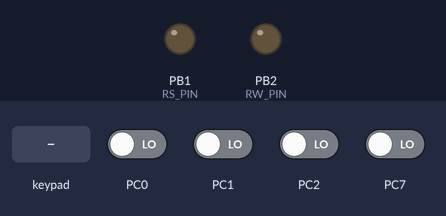
Bench run of a program on a simulated ATmega32, built with avr-gcc and emulated at 16 MHz. Shown: output pins drawn as LEDs (lit = HIGH). Wiring (inferred from the names in the program): 4×4 keypad with keys 1 2 3 A 4 5 6 B 7 8 9 C * 0 # D: rows PC3, PC4, PC5, PC6; columns PB4, PB5, PB6, PB7. The test bench sets the inputs (shaded band); at power-on: PC0–2, PC7 LOW. Pins used as bus, display or sensor lines are not drawn.

Above: at 1.2 s.
1.3 s: key '1' pressed
At 2.5 s:
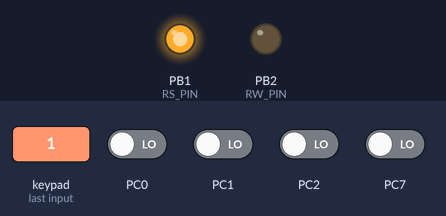
Timing chart, 0 to 4.3 s (numbered marks = the images above; inputs shaded):
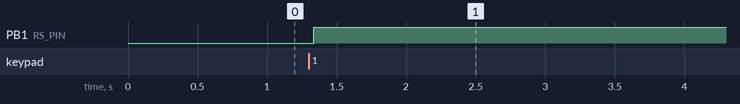

The program:

main.c
```c
						 /*
 * COUNTER_APP.h
 *
 * Created: 9/30/2023 11:23:53 AM
 *  Author: En.EslamEid
 */


/*
* main.c
*
* Created: 9/29/2023 2:16:12 PM
*  Author: En.EslamEid
*/

#include "KP_int.h"
#include "LCD_int.h"


int main(void)
{
KP_init();
LCD_init();

	while(1)
	{

		u8 key = KP_GetKey();

		if (key != NO_KEY)
		{
			LCD_Write_CHAR(key);
			_delay_ms(200);
			key=NO_KEY;
			//LCD_Write_CMD(CMD_Shift_Entire_Display_Right);
		}

	}
}
```

KP_cfg.h
```c
/*
 * KP_cfg.h
 *
 * Created: 9/30/2023 1:18:46 PM
 *  Author: En.EslamEid
 */


#ifndef KP_CFG_H_
#define KP_CFG_H_

#define COL_PORT  DIO_PORTB
#define ROW_PORT  DIO_PORTC

#define COL_0_Pin  Pin4
#define COL_1_Pin  Pin5
#define COL_2_Pin  Pin6
#define COL_3_Pin  Pin7


#define ROW_0_Pin  Pin3
#define ROW_1_Pin  Pin4
#define ROW_2_Pin  Pin5
#define ROW_3_Pin  Pin6


#endif /* KP_CFG_H_ */
```

LCD_cfg.h
```c
/*
 * LCD_cfg.h
 *
 * Created: 10/6/2023 9:22:29 PM
 *  Author: En.EslamEid
 */


#ifndef LCD_CFG_H_
#define LCD_CFG_H_


  #define LCD_CMD_PORT   DIO_PORTB

 #define RS_PIN         Pin1
 #define RW_PIN         Pin2
 #define E_PIN          Pin3

 #define LCD_DATA_PORT  PORTA

 #define LCD_D4_Pin         Pin4
 #define LCD_D5_Pin         Pin5
 #define LCD_D6_Pin         Pin6
 #define LCD_D7_Pin         Pin7


#endif /* LCD_CFG_H_ */
```

KP_int.h
```c
/*
 * KP_int.h
 *
 * Created: 9/30/2023 1:17:14 PM
 *  Author: En.EslamEid
 */


#ifndef KP_INT_H_
#define KP_INT_H_

#include "DIO_int.h"
#include "KP_cfg.h"
#include "KP_prv.h"

#define F_CPU  16000000UL
#include <util/delay.h>

void KP_init();
u8 KP_GetKey(void);


#endif /* KP_INT_H_ */
```

KP_prog.c
```c
/*
* KP_prog.c
*
* Created: 9/30/2023 1:19:10 PM
*  Author: En.EslamEid
*/

#include "KP_int.h"

u8 COL_Pin_ARRAY[4]={COL_0_Pin,COL_1_Pin,COL_2_Pin,COL_3_Pin}	;
u8 ROW_Pin_ARRAY[4]={ROW_0_Pin,ROW_1_Pin,ROW_2_Pin,ROW_3_Pin}	;
u8	KP_Array[4][4]={ { '1','2','3','A' },
{'4','5','6','B' },
{'7','8','9','C' },
{'*','0','#','D' } };

void KP_init(){

	DIO_SetPinDir(COL_PORT,COL_0_Pin,OUTPUT);
	DIO_SetPinDir(COL_PORT,COL_1_Pin,OUTPUT);
	DIO_SetPinDir(COL_PORT,COL_2_Pin,OUTPUT);
	DIO_SetPinDir(COL_PORT,COL_3_Pin,OUTPUT);

	DIO_SetPinValue(COL_PORT,COL_0_Pin,HIGH);
	DIO_SetPinValue(COL_PORT,COL_1_Pin,HIGH);
	DIO_SetPinValue(COL_PORT,COL_2_Pin,HIGH);
	DIO_SetPinValue(COL_PORT,COL_3_Pin,HIGH);


	DIO_SetInputPullUp(ROW_PORT,ROW_0_Pin);
	DIO_SetInputPullUp(ROW_PORT,ROW_1_Pin);
	DIO_SetInputPullUp(ROW_PORT,ROW_2_Pin);
	DIO_SetInputPullUp(ROW_PORT,ROW_3_Pin);


}
u8 KP_GetKey(void){

	u8 key=NO_KEY;
	for (u8 col=0;col<4;col++)
	{
		DIO_SetPinValue(COL_PORT,COL_Pin_ARRAY[col],LOW);
		for (u8 row=0;row<4;row++)
		{
			if (LOW == DIO_GetPinValue(ROW_PORT,ROW_Pin_ARRAY[row]) )
			{
				_delay_ms(35);
				if (LOW == DIO_GetPinValue(ROW_PORT,ROW_Pin_ARRAY[row]) )
				{
					key=KP_Array[row][col] ;
					continue;
				}
			}
		}


		DIO_SetPinValue(COL_PORT,COL_Pin_ARRAY[col],HIGH);
		if(key != NO_KEY) continue;

	}

	return key;

}
```

KP_prv.h
```c
/*
 * KP_prv.h
 *
 * Created: 9/30/2023 1:17:27 PM
 *  Author: En.EslamEid
 */


#ifndef KP_PRV_H_
#define KP_PRV_H_


#define NO_KEY  '$'


#endif /* KP_PRV_H_ */
```

LCD_int.h
```c
/*
 * LCD_int.h
 *
 * Created: 10/6/2023 9:21:31 PM
 *  Author: En.EslamEid
 */


#ifndef LCD_INT_H_
#define LCD_INT_H_


#include "DIO_int.h"
#include "LCD_cfg.h"
#include "LCD_prv.h"
#define F_CPU 16000000
#include "util/delay.h"


void LCD_init();
void LCD_Write_CMD(u8 CMD);
void LCD_Write_CHAR(u8 CHAR);
void LCD_WriteString(const u8 * str);

void LCD_WriteNUM(s64 NUM);
void LCD_WriteFLOAT(f64 num,u8 Percision);
void LCD_Clear(void);


#endif /* LCD_INT_H_ */
```

LCD_prog.c
```c
/*
 * LCD_prog.c
 *
 * Created: 10/6/2023 9:24:27 PM
 *  Author: En.EslamEid
 */


#include "LCD_int.h"

void LCD_init(){
	DIO_SetPinDir(LCD_CMD_PORT,RS_PIN,OUTPUT);
	DIO_SetPinDir(LCD_CMD_PORT,RW_PIN,OUTPUT);
	DIO_SetPinDir(LCD_CMD_PORT,E_PIN,OUTPUT);
	DIO_SetPinDir(LCD_DATA_PORT,LCD_D4_Pin,OUTPUT);
	DIO_SetPinDir(LCD_DATA_PORT,LCD_D5_Pin,OUTPUT);
	DIO_SetPinDir(LCD_DATA_PORT,LCD_D6_Pin,OUTPUT);
	DIO_SetPinDir(LCD_DATA_PORT,LCD_D7_Pin,OUTPUT);
	LCD_Write_CMD(0x33);
	_delay_ms(1);
	LCD_Write_CMD(0x32);
	_delay_ms(1);
	LCD_Write_CMD(CMD_LCD_4Bit_Mode_2_Line_5X8);
	_delay_ms(1);
	LCD_Write_CMD(CMD_Display_ON_Cursor_Blink_OFF);
	_delay_ms(1);
	LCD_Write_CMD(CMD_Clear_Display);
	_delay_ms(2);
	LCD_Write_CMD(CMD_Shift_Display_Left_Per_Read_Write);
	_delay_ms(1);
	LCD_Write_CMD(CMD_Return_Home);
	_delay_ms(2);


}

void LCD_Write_CMD(u8 CMD){

	DIO_SetPinValue(LCD_CMD_PORT,RS_PIN,LOW);

	DIO_SetPinValue(LCD_CMD_PORT,RW_PIN,LOW);


	DIO_SetPinValue(LCD_CMD_PORT,E_PIN,LOW);
	_delay_ms(1);
	DIO_SetPinValue(LCD_CMD_PORT,E_PIN,HIGH);

	LCD_DATA_PORT= (CMD & 0xF0) | (LCD_DATA_PORT & 0x0F) ;

	DIO_SetPinValue(LCD_CMD_PORT,E_PIN,LOW);
	_delay_ms(1);
	DIO_SetPinValue(LCD_CMD_PORT,E_PIN,HIGH);

	LCD_DATA_PORT= (CMD << 4) | (LCD_DATA_PORT & 0x0F) ;

	DIO_SetPinValue(LCD_CMD_PORT,E_PIN,LOW);
	_delay_ms(1);


}

 void LCD_Write_1D_num(u8 num){


	if (num <=9 && num >=0)
	{
			 LCD_Write_CHAR(num+'0');

	}

 }

void LCD_Write_CHAR(u8 Data){

	DIO_SetPinValue(LCD_CMD_PORT,RS_PIN,HIGH);

	DIO_SetPinValue(LCD_CMD_PORT,RW_PIN,LOW);


	DIO_SetPinValue(LCD_CMD_PORT,E_PIN,LOW);
	_delay_ms(1);
	DIO_SetPinValue(LCD_CMD_PORT,E_PIN,HIGH);

	LCD_DATA_PORT= (Data & 0xF0) | (LCD_DATA_PORT & 0x0F) ;

	DIO_SetPinValue(LCD_CMD_PORT,E_PIN,LOW);

	_delay_ms(1);

	DIO_SetPinValue(LCD_CMD_PORT,E_PIN,HIGH);

	LCD_DATA_PORT= (Data << 4) | (LCD_DATA_PORT & 0x0F) ;

	DIO_SetPinValue(LCD_CMD_PORT,E_PIN,LOW);
	_delay_ms(1);


}
```

LCD_prv.h
```c
/*
 * LCD_prv.h
 *
 * Created: 10/6/2023 9:22:00 PM
 *  Author: En.EslamEid
 */


#ifndef LCD_PRV_H_
#define LCD_PRV_H_


#define CMD_Clear_Display						             0x01
#define CMD_Return_Home				            			 0x02

#define CMD_Shift_Cursor_Left_Per_Read_Write				 0x04
#define CMD_Shift_Cursor_Right_Per_Read_Write				 0x06
#define CMD_Shift_Display_Right_Per_Read_Write               0x05
#define CMD_Shift_Display_Left_Per_Read_Write                0x07

#define CMD_Display_Cursor_Blink_ALL_OFF				     0x08
#define CMD_Display_Cursor_OFF_Blink_ON						 0x09
#define CMD_Display_OFF_Cursor_ON_Blink_OFF                  0x0A
#define CMD_Display_OFF_Cursor_Blink_ON                      0x0B
#define CMD_Display_ON_Cursor_Blink_OFF					     0x0C
#define CMD_Display_ON_Cursor_OFF_Blink_ON                   0x0D
#define CMD_Display_Cursor_ON_Blink_OFF                      0x0E
#define CMD_Display_Cursor_Blink_ALL_ON                      0X0F


#define CMD_Shift_Cursor_Position_Left           0x10
#define CMD_Shift_Cursor_Position_Right          0x14
#define CMD_Shift_Entire_Display_Left            0x18
#define CMD_Shift_Entire_Display_Right           0x1C


#define CMD_LCD_4Bit_Mode_1_Line_5X8			 0X20
#define CMD_LCD_4Bit_Mode_2_Line_5X8			 0X28

#define CMD_LCD_8Bit_Mode_1Line_5X8              0X30
#define CMD_LCD_8Bit_Mode_2Line_5X8              0X38

 //***************************************
#define LCD_Line1_1stAddress                     0x80
#define LCD_Line2_1stAddress                     0xC0 //0X80+0X40=0XC0

#define CGRAM_CMD_OFFSET                         0X40
#define DDRAM_CMD_OFFSET                         0X80


#endif /* LCD_PRV_H_ */
```

BIT_MATH.h
```c
/*
* BIT_MATH.h
*
* Created: 9/10/2022 7:20:04 PM
*  Author: En.EslamEid
*/


#ifndef BIT_MATH_H_
#define BIT_MATH_H_

#define  SET_BIT(REG,BIT_NUM)    ((REG)|=(1<<(BIT_NUM)))
#define  CLEAR_BIT(REG,BIT_NUM)  ((REG)&=(~(1<<(BIT_NUM))))
#define  GET_BIT(REG,BIT_NUM)    (((REG)>>(BIT_NUM))&1)
#define  TOG_BIT(REG,BN)         ((REG) ^= (1<<(BN)))

#define  IS_LOW(REG,BIT_NUM)     (!(((REG)>>(BIT_NUM))&1))
#define  IS_HIGH(REG,BIT_NUM)    (((REG)>>(BIT_NUM))&1)

#define  ROR(DATA,N)       ((DATA)=((DATA>>N)|((DATA)<<(8-(N)))))
#define  ROL(DATA,N)       ((DATA)=((DATA<<N)|((DATA)>>(8-(N)))))


#endif /* BIT_MATH_H_ */
```

DIO_int.h
```c
/*
 * DIO_interface.h
 *
 * Created: 9/16/2022 9:02:25 PM
 *  Author: En.EslamEid
 */


#ifndef DIO_INTERFACE_H_
#define DIO_INTERFACE_H_
#include "STD_TYPES.h"
#include "BIT_MATH.h"
#include "DIO_private.h"


typedef enum{DIO_PORTA,DIO_PORTB,DIO_PORTC,DIO_PORTD} PORT_TYPE ;

typedef enum{LOW,HIGH,INPUT,OUTPUT} MODE_TYPE;
typedef enum {Pin0,Pin1,Pin2,Pin3,Pin4,Pin5,Pin6,Pin7} PIN_TYPE;


void DIO_SetPinDir(PORT_TYPE,PIN_TYPE, MODE_TYPE );
void DIO_SetPinValue(PORT_TYPE,PIN_TYPE, MODE_TYPE );


u8  DIO_GetPinValue(PORT_TYPE,PIN_TYPE );

void DIO_SetInputPullUp(PORT_TYPE,PIN_TYPE);

void DIO_TogglePinValue(PORT_TYPE,PIN_TYPE );


#endif /* DIO_INTERFACE_H_ */
```

DIO_private.h
```c
/*
* DIO_private.h
*
* Created: 9/16/2022 9:08:08 PM
*  Author: En.EslamEid
*/


#ifndef DIO_PRIVATE_H_
#define DIO_PRIVATE_H_


#define PIND            (*  ((volatile u8 *)  (0x30)))
#define DDRD			(*((volatile u8 *)  (0x31)))
#define PORTD			(*((volatile u8 *)  (0x32)))

#define PINC			(*((volatile u8 *)  (0x33)))
#define DDRC			(*((volatile u8 *)  (0x34)))
#define PORTC			(*((volatile u8 *)  (0x35)))

#define PINB			(*((volatile u8 *)  (0X36)))
#define DDRB			(*((volatile u8 *)  (0X37)))
#define PORTB			(*((volatile u8 *)  (0X38)))

#define PINA			(*((volatile u8 *) (0X39)))
#define DDRA			(*((volatile u8 *) (0X3A)))
#define PORTA			(*((volatile u8 *) (0X3B)))


#endif /* DIO_PRIVATE_H_ */
```

DIO_prog.c
```c
/*
* DIO_prog.c
*
* Created: 9/16/2022 9:08:26 PM
*  Author: En.EslamEid
*/

#include "DIO_int.h"

void DIO_SetPinDir(PORT_TYPE port ,PIN_TYPE pin, MODE_TYPE dir ){

	switch (port)
	{

		case DIO_PORTA:
		(dir==OUTPUT)? (SET_BIT(DDRA,pin)):(CLEAR_BIT(DDRA,pin)) ;
		break;

		case DIO_PORTB:
		(dir==OUTPUT)? (SET_BIT(DDRB,pin)):(CLEAR_BIT(DDRB,pin)) ;
		break;

		case DIO_PORTC:
		(dir==OUTPUT)? (SET_BIT(DDRC,pin)):(CLEAR_BIT(DDRC,pin)) ;
		break;

		case DIO_PORTD:
		(dir==OUTPUT)? (SET_BIT(DDRD,pin)):(CLEAR_BIT(DDRD,pin)) ;
		break;
	}


}
void DIO_SetPinValue(PORT_TYPE port ,PIN_TYPE pin , MODE_TYPE val )
{
	switch (port)
	{
		case DIO_PORTA:
		(val==HIGH)? (SET_BIT(PORTA,pin)):(CLEAR_BIT(PORTA,pin)) ;
		break;

		case DIO_PORTB:
		(val==HIGH)? (SET_BIT(PORTB,pin)):(CLEAR_BIT(PORTB,pin)) ;
		break;

		case DIO_PORTC:
		(val==HIGH)? (SET_BIT(PORTC,pin)):(CLEAR_BIT(PORTC,pin)) ;
		break;

		case DIO_PORTD:
		(val==HIGH)? (SET_BIT(PORTD,pin)):(CLEAR_BIT(PORTD,pin)) ;
		break;
	}
}

u8  DIO_GetPinValue(PORT_TYPE port ,PIN_TYPE pin  )	{

	switch(port){

		case  DIO_PORTA :	return GET_BIT(PINA,pin);
		case  DIO_PORTB :   return GET_BIT(PINB,pin);
		case  DIO_PORTC :   return GET_BIT(PINC,pin);
		case  DIO_PORTD :   return GET_BIT(PIND,pin);


	}


}


void DIO_SetInputPullUp(PORT_TYPE port ,PIN_TYPE pin){

	DIO_SetPinDir(port,pin,INPUT);
	DIO_SetPinValue(port,pin,HIGH);

}


void DIO_TogglePinValue(PORT_TYPE port ,PIN_TYPE pin){


	switch (port)
	{
		case DIO_PORTA:
		TOG_BIT(PORTA,pin) ;
		break;

		case DIO_PORTB:
		TOG_BIT(PORTB,pin) ;
		break;

		case DIO_PORTC:
		TOG_BIT(PORTC,pin) ;
		break;

		case DIO_PORTD:
		TOG_BIT(PORTD,pin) ;
		break;
	}


}
```

STD_TYPES.h
```c
/*
* STD_TYPES.h
*
* Created: 9/10/2022 7:18:33 PM
*  Author: En.EslamEid
*/


#ifndef STD_TYPES_H_
#define STD_TYPES_H_

typedef   unsigned char	      u8 ;
typedef   signed char	      s8 ;
typedef   unsigned short		  u16;
typedef   signed short		  s16;
typedef   unsigned long         u32;
typedef   signed long         s32;
typedef   unsigned long long    u64;
typedef   signed long long    s64;

typedef   float   f32;
typedef   double  f64;


#endif /* STD_TYPES_H_ */
```

Measured:
- after the input at 1.3 s, PB1 (RS_PIN): LOW → HIGH at once
